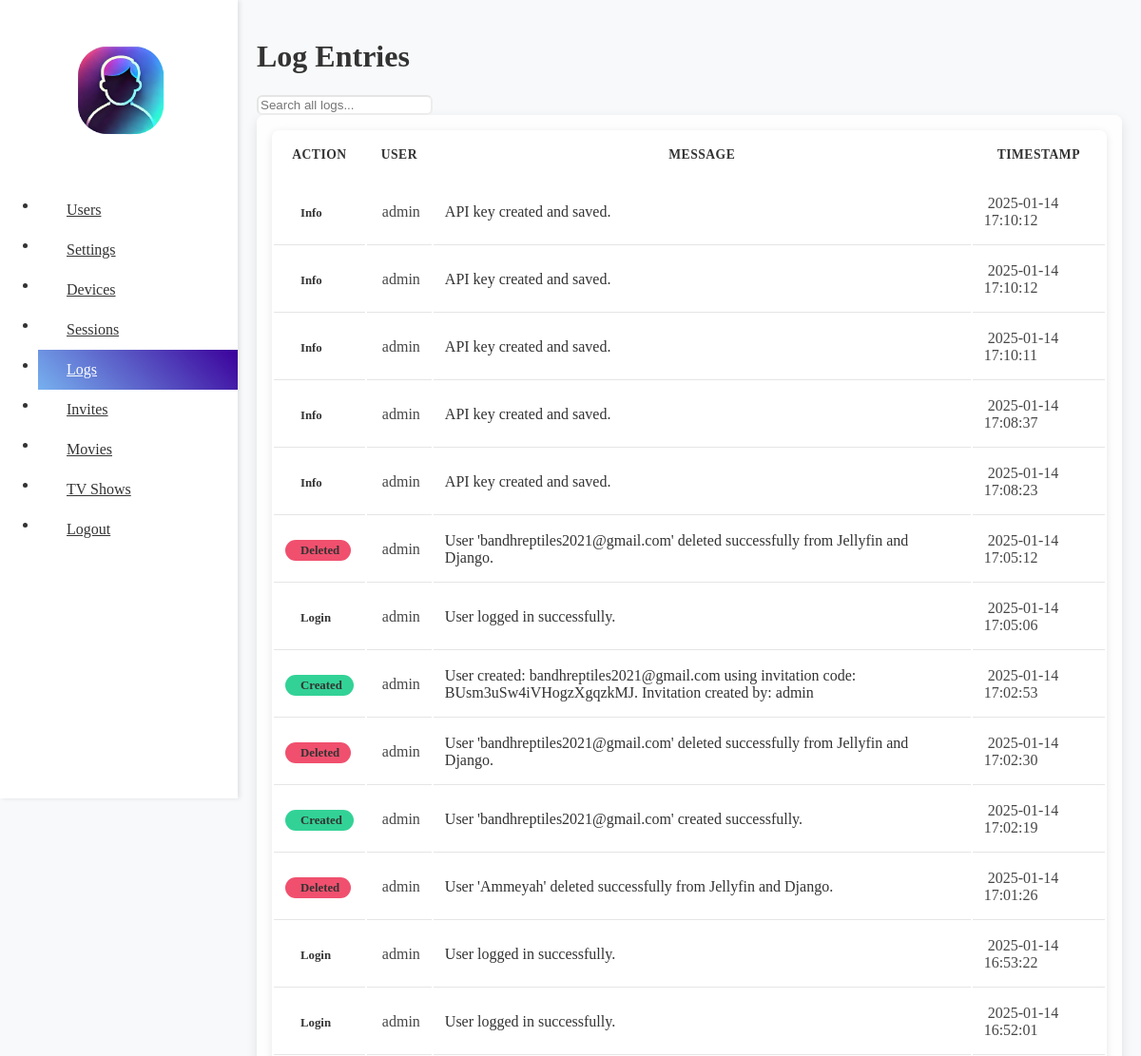
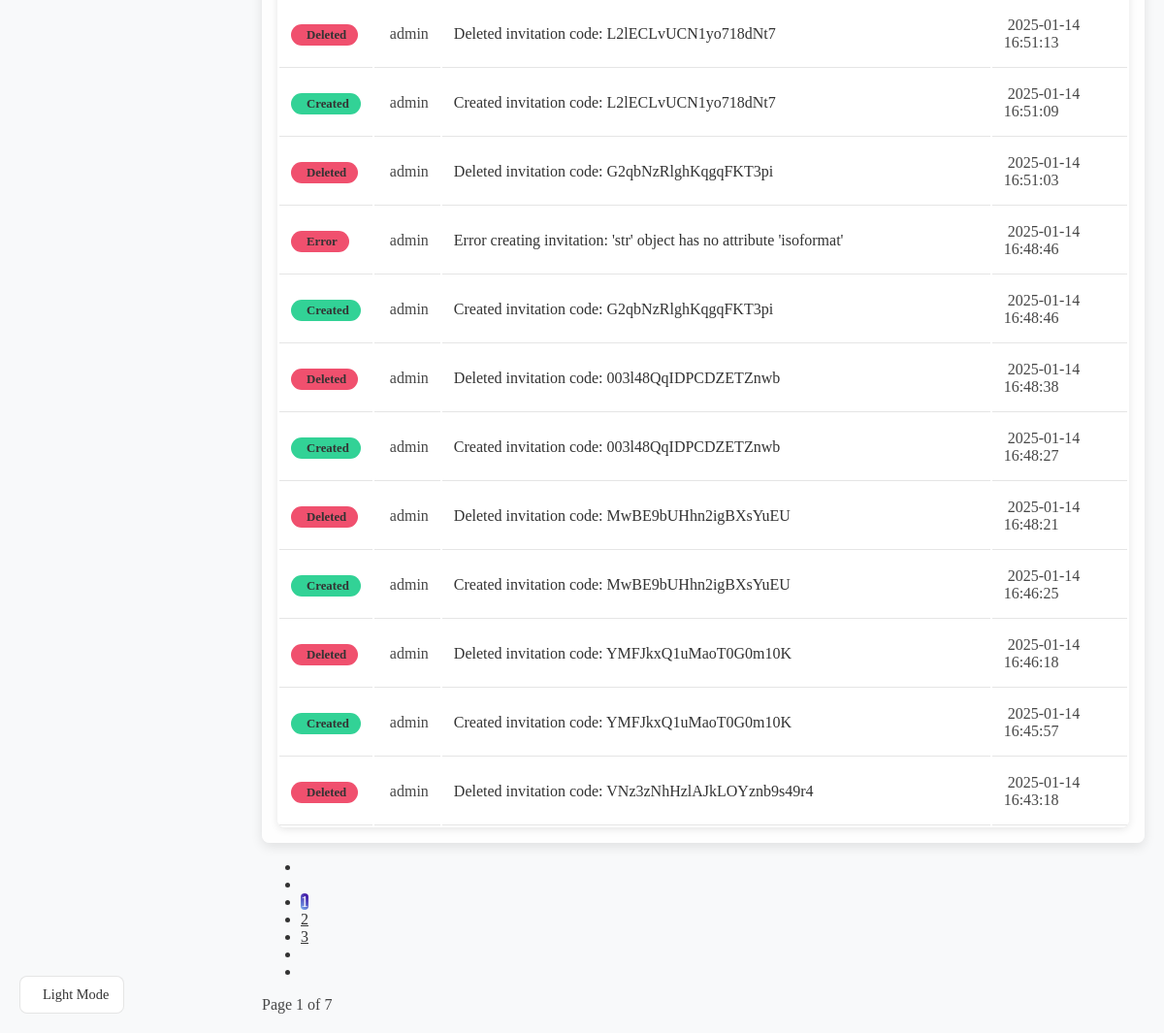
The page /logs/ (signed in) on the database as committed earlier (2 pictures, top to bottom).
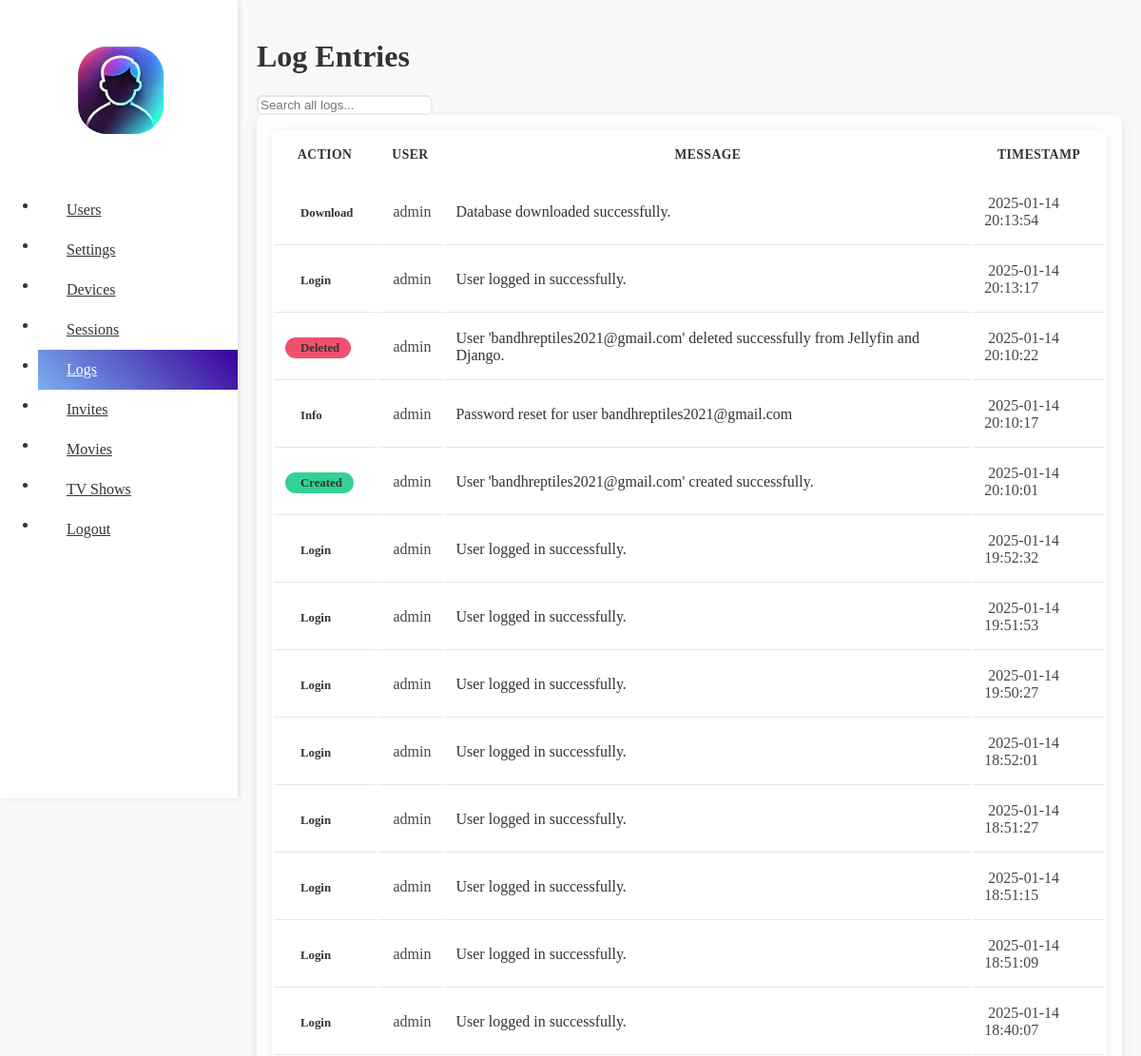
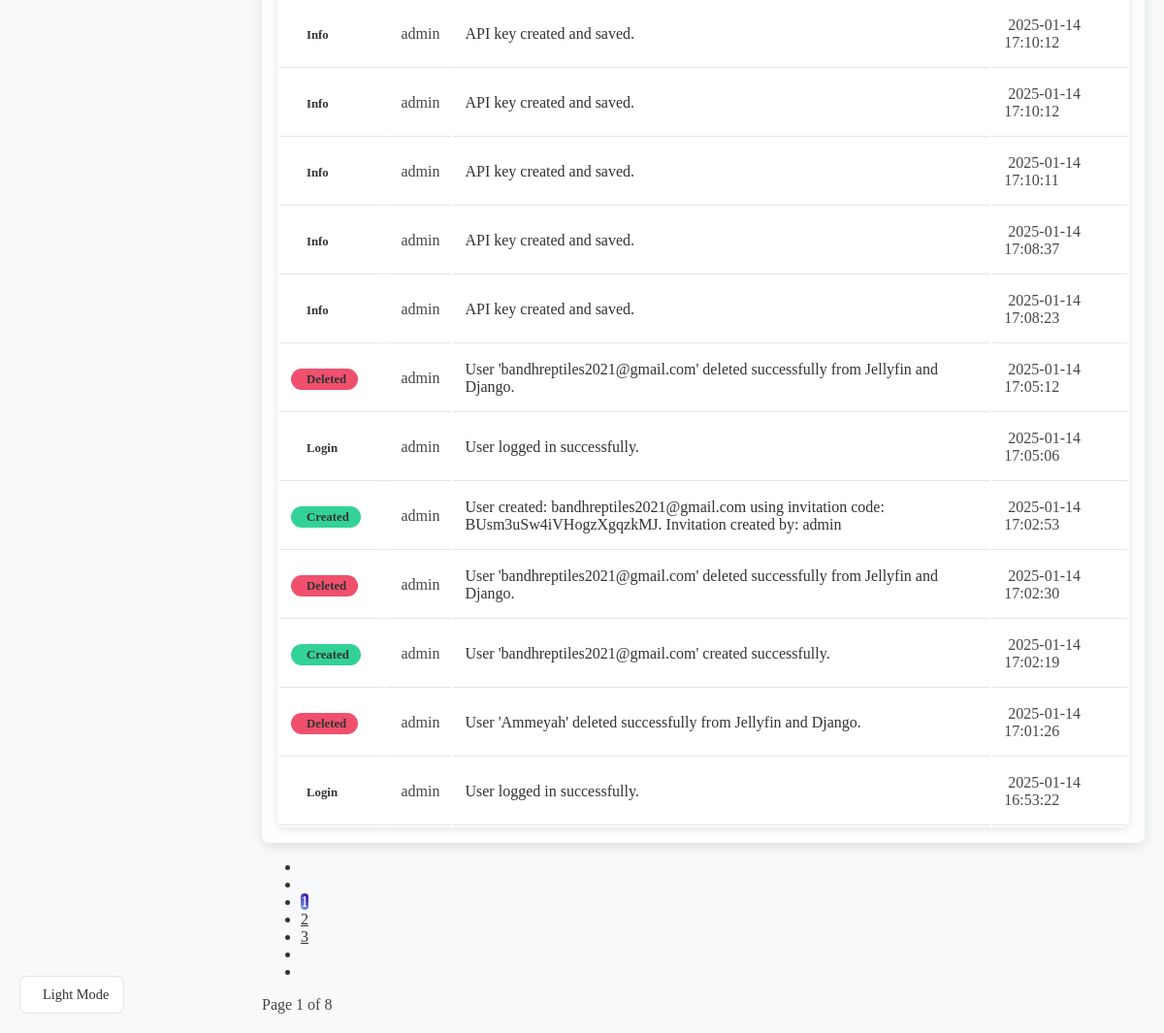
The same page on the database as committed later (2 pictures, top to bottom).
### jellyfin_control/models.py (models this page shows, shortened)
class LogEntry(models.Model):
    ACTION_CHOICES = [
        ('LOGIN', 'Login'),
        ('CREATED', 'Created'),
        ('DELETED', 'Deleted'),
        ('INFO', 'Info'),
        ('WARNING', 'Warning'),
        ('ERROR', 'Error'),
        ('SETUP', 'Setup'),
        ('DOWNLOAD', 'Download'),
        ('UPLOAD', 'Upload'),
    ]
    action = models.CharField(max_length=20, choices=ACTION_CHOICES)
    user = models.ForeignKey(
        settings.AUTH_USER_MODEL,
        null=True,
        blank=True,
        on_delete=models.SET_NULL,
        related_name='log_entries'
    )
    message = models.TextField()
    created_at = models.DateTimeField(default=timezone.now)
    class Meta:
        ordering = ['-created_at']
        verbose_name = 'Log Entry'
        verbose_name_plural = 'Log Entries'

class CustomUser(AbstractBaseUser, PermissionsMixin):
    email = models.EmailField(unique=True)
    first_name = models.CharField(max_length=30, blank=True)
    last_name = models.CharField(max_length=30, blank=True)
    is_active = models.BooleanField(default=True)
    is_staff = models.BooleanField(default=False)
    jellyfin_user_id = models.CharField(max_length=255, unique=True, null=True, blank=True)  # New field
    objects = CustomUserManager()
    USERNAME_FIELD = 'email'
    REQUIRED_FIELDS = []
    def __str__(self):
        return self.email

### jellyfin_control/views.py (the view, shortened to what this page needs)
# urls.py: path('logs/', views.logs_view, name='logs'),
@login_required
@superuser_required
def logs_view(request):  # Changed from logs to logs_view
    logs = LogEntry.objects.all().order_by('-created_at')
    paginator = Paginator(logs, 25)
    page_number = request.GET.get('page', 1)
    page_obj = paginator.get_page(page_number)
    return render(request, 'logs.html', {'page_obj': page_obj})

### jellyfin_control/context_processors.py (called while the page is built)
def is_superuser(request):
    return {
        'is_superuser': request.user.is_authenticated and request.user.is_superuser
    }

def user_info(request):
    if request.user.is_authenticated:
        return {'username': request.user.email}
    return {'username': None}

def check_default_invite(request):
    default_invite_code = None
    default_invite_exists = False
    try:
        config = Config.objects.first()  # Assuming there's only one Config object
        if config and config.invite_code:
            default_invite_code = config.invite_code
            default_invite_exists = Invitation.objects.filter(invite_code=default_invite_code).exists()
    except ObjectDoesNotExist:
        pass
    return {
        'default_invite_code': default_invite_code,
        'default_invite_exists': default_invite_exists,
    }

### jellyfin_control/templates/logs.html (shortened to what the changed rows need)
{% extends 'base.html' %}
{% block content %}
<div class="uk-container">
    <div class="settings-card uk-margin-medium-bottom">
        <h1 class="uk-heading-medium uk-margin-remove">Log Entries</h1>
    </div>
    <div class="settings-card">
        <div class="uk-overflow-auto">
            <table class="uk-table uk-table-divider uk-table-hover uk-table-middle uk-table-small" id="log-table">
                <thead>
                    <tr>
                        <th>Action</th>
                        <th>User</th>
                        <th>Message</th>
                        <th>Timestamp</th>
                    </tr>
                </thead>
                <tbody>
                    {% for log in page_obj %}
                    <tr>
                        <td>
                            {% if log.action == "LOGIN" %}
                            <span class="uk-label uk-label-primary">
                                Login
                            </span>
                            {% elif log.action == "CREATED" %}
                            <span class="uk-label uk-label-success">
                                Created
                            </span>
                            {% elif log.action == "SETUP" %}
                            <span class="uk-label uk-label-warning">
                                <span uk-icon="settings" class="uk-margin-small-right"></span>Setup
                            </span>
                            {% elif log.action == "DELETED" %}
                            <span class="uk-label uk-label-danger">
                                Deleted
                            </span>
                            {% elif log.action == "ERROR" %}
                            <span class="uk-label uk-label-danger">
                                Error
                            </span>
                            {% elif log.action == "INFO" %}
                            <span class="uk-label uk-label-primary">
                                Info
                            </span>
                            {% elif log.action == "WARNING" %}
                            <span class="uk-label uk-label-warning">
                                <span uk-icon="warning" class="uk-margin-small-right"></span>Warning
                            </span>
                            {% else %}
                            <span class="uk-label">
                                {{ log.get_action_display }}
                            </span>
                            {% endif %}
                        </td>
                        <td>
                            <span class="uk-text-small">
                                {{ log.user }}
                            </span>
                        </td>
                        <td>{{ log.message }}</td>
                        <td>
                            <span class="uk-text-small">
                                {{ log.created_at|date:"Y-m-d H:i:s" }}
                            </span>
                        </td>
                    </tr>
                    {% empty %}
                    <tr>
                        <td colspan="4" class="uk-text-center">No log entries found.</td>
                    </tr>
                    {% endfor %}
                </tbody>
            </table>
        </div>
        {% if page_obj.paginator.num_pages > 1 %}
        <div class="uk-margin-medium-top uk-flex uk-flex-center">
            <ul class="uk-pagination">
                {% if page_obj.has_previous %}
                <li><a href="?page=1"><span uk-pagination-previous></span><span uk-pagination-previous></span></a></li>
                <li><a href="?page={{ page_obj.previous_page_number }}"><span uk-pagination-previous></span></a></li>
                {% else %}
                <li class="uk-disabled"><span></span></li>
                <li class="uk-disabled"><span></span></li>
                {% endif %}
                {% for num in page_obj.paginator.page_range %}
                {% if page_obj.number == num %}
                <li class="uk-active"><span>{{ num }}</span></li>
                {% elif num > page_obj.number|add:'-3' and num < page_obj.number|add:'3' %}
                <li><a href="?page={{ num }}">{{ num }}</a></li>
                {% endif %}
                {% endfor %}
                {% if page_obj.has_next %}
                <li><a href="?page={{ page_obj.next_page_number }}"></a></li>
                <li><a href="?page={{ page_obj.paginator.num_pages }}"></a></li>
                {% else %}
                <li class="uk-disabled"><span><span uk-pagination-next></span></span></li>
                <li class="uk-disabled"><span><span uk-pagination-next></span><span uk-pagination-next></span></span></li>
                {% endif %}
            </ul>
        </div>
        <div class="uk-text-center uk-text-small uk-text-muted">
            Page {{ page_obj.number }} of {{ page_obj.paginator.num_pages }}
        </div>
        {% endif %}
    </div>
</div>
{% endblock %}

Rows that differ between the two databases and show on the page:
no longer on this page (row unchanged): LogEntry: action "Login", user "admin", message "User logged in successfully.", created_at "2025-01-14 16:52:01"
no longer on this page (row unchanged): LogEntry: action "Deleted", user "admin", message "Deleted invitation code: L2lECLvUCN1yo718dNt7", created_at "2025-01-14 16:51:13"
no longer on this page (row unchanged): LogEntry: action "Created", user "admin", message "Created invitation code: L2lECLvUCN1yo718dNt7", created_at "2025-01-14 16:51:09"
no longer on this page (row unchanged): LogEntry: action "Deleted", user "admin", message "Deleted invitation code: G2qbNzRlghKqgqFKT3pi", created_at "2025-01-14 16:51:03"
no longer on this page (row unchanged): LogEntry: action "Error", user "admin", message "Error creating invitation: 'str' object has no attribute 'isoformat'", created_at "2025-01-14 16:48:46"
no longer on this page (row unchanged): LogEntry: action "Created", user "admin", message "Created invitation code: G2qbNzRlghKqgqFKT3pi", created_at "2025-01-14 16:48:46"
no longer on this page (row unchanged): LogEntry: action "Deleted", user "admin", message "Deleted invitation code: 003l48QqIDPCDZETZnwb", created_at "2025-01-14 16:48:38"
no longer on this page (row unchanged): LogEntry: action "Created", user "admin", message "Created invitation code: 003l48QqIDPCDZETZnwb", created_at "2025-01-14 16:48:27"
no longer on this page (row unchanged): LogEntry: action "Deleted", user "admin", message "Deleted invitation code: MwBE9bUHhn2igBXsYuEU", created_at "2025-01-14 16:48:21"
no longer on this page (row unchanged): LogEntry: action "Created", user "admin", message "Created invitation code: MwBE9bUHhn2igBXsYuEU", created_at "2025-01-14 16:46:25"
no longer on this page (row unchanged): LogEntry: action "Deleted", user "admin", message "Deleted invitation code: YMFJkxQ1uMaoT0G0m10K", created_at "2025-01-14 16:46:18"
no longer on this page (row unchanged): LogEntry: action "Created", user "admin", message "Created invitation code: YMFJkxQ1uMaoT0G0m10K", created_at "2025-01-14 16:45:57"
no longer on this page (row unchanged): LogEntry: action "Deleted", user "admin", message "Deleted invitation code: VNz3zNhHzlAJkLOYznb9s49r4", created_at "2025-01-14 16:43:18"
added LogEntry: action "Download", user "admin", message "Database downloaded successfully.", created_at "2025-01-14 20:13:54"
added LogEntry: action "Login", user "admin", message "User logged in successfully.", created_at "2025-01-14 20:13:17"
added LogEntry: action "Deleted", user "admin", message "User 'bandhreptiles2021@gmail.com' deleted successfully from Jellyfin and Django.", created_at "2025-01-14 20:10:22"
added LogEntry: action "Info", user "admin", message "Password reset for user bandhreptiles2021@gmail.com", created_at "2025-01-14 20:10:17"
added LogEntry: action "Created", user "admin", message "User 'bandhreptiles2021@gmail.com' created successfully.", created_at "2025-01-14 20:10:01"
added LogEntry: action "Login", user "admin", message "User logged in successfully.", created_at "2025-01-14 19:52:32"
added LogEntry: action "Login", user "admin", message "User logged in successfully.", created_at "2025-01-14 19:51:53"
added LogEntry: action "Login", user "admin", message "User logged in successfully.", created_at "2025-01-14 19:50:27"
added LogEntry: action "Login", user "admin", message "User logged in successfully.", created_at "2025-01-14 18:52:01"
added LogEntry: action "Login", user "admin", message "User logged in successfully.", created_at "2025-01-14 18:51:27"
added LogEntry: action "Login", user "admin", message "User logged in successfully.", created_at "2025-01-14 18:51:15"
added LogEntry: action "Login", user "admin", message "User logged in successfully.", created_at "2025-01-14 18:51:09"
added LogEntry: action "Login", user "admin", message "User logged in successfully.", created_at "2025-01-14 18:40:07"
Other text that changed with them:
{{ page_obj.paginator.num_pages }}: "7" → "8"
